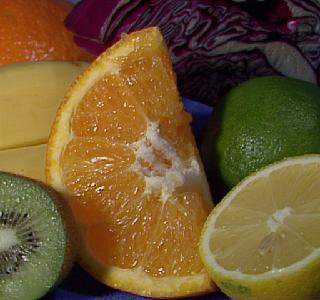
//> input picture data/histogram.jpg, 320 x 300 px
$ ./mat_add data/histogram.jpg   (built with g++ and OpenCV 4)
//> lines starting //> are read from the running program, lines starting //| are printed output that depends on the picture
#include "opencv2/highgui/highgui.hpp"
#include <iostream>
#include <stdio.h>
using namespace cv;
using namespace std;

//遍历图像mat, 对每个像素做加操作

Mat srcImg, src;
int thresh = 0;
int max_thresh = 255;
char* source_window = "Source image";

void ScanImageAndReduceC(int, void*)
{
	src = srcImg;
 	// accept only char type matrices
    CV_Assert(src.depth() == CV_8U);
    const int channels = src.channels();
    switch(channels)
    {
    case 1:
        {
            for( int i = 0; i < src.rows; ++i)
                for( int j = 0; j < src.cols; ++j )
                    src.at<uchar>(i,j) = src.at<uchar>(i,j) + thresh;
            break;
        }
    case 3:
        {
         Mat_<Vec3b> _I = src;
         for( int i = 0; i < src.rows; ++i)
            for( int j = 0; j < src.cols; ++j )
               {
                   _I(i,j)[0] = _I(i,j)[0] + thresh;
                   _I(i,j)[1] = _I(i,j)[1] + thresh;
                   _I(i,j)[2] = _I(i,j)[2] + thresh;
            }
         src = _I;
         break;
        }
    }
   imshow( source_window, src );
}

int main( int, char** argv )
{
	srcImg = imread( argv[1], 1 );
//> srcImg is the input picture: 300 rows x 320 cols, CV_8UC3; mean B, G, R 46.2, 85.7, 110.8
	if( srcImg.empty() )
	{
		cout<<"Usage: ./mat_add"<<endl;
		return -1;
	}
	namedWindow( source_window, CV_WINDOW_KEEPRATIO );
	createTrackbar( "Threshold: ", source_window, &thresh, max_thresh, ScanImageAndReduceC );
//> slider 'Threshold: ' is set to 85
	ScanImageAndReduceC(0,0);
//> after the loop in ScanImageAndReduceC, `for( int i = 0; i < src.rows; ++i)`:
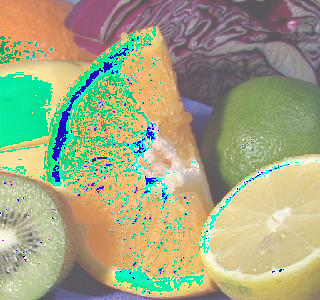
//> _I: 300 rows x 320 cols, CV_8UC3; mean B, G, R 131.1, 166.8, 161.6
	waitKey(0);
//> after the loop in ScanImageAndReduceC (call 2), `for( int i = 0; i < src.rows; ++i)`:
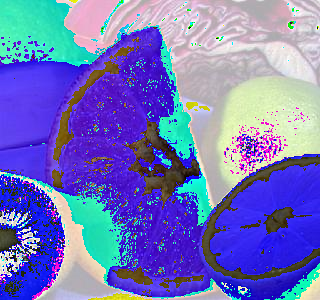
//> _I: 300 rows x 320 cols, CV_8UC3; mean B, G, R 190.2, 116.2, 114

	return 0;
}
